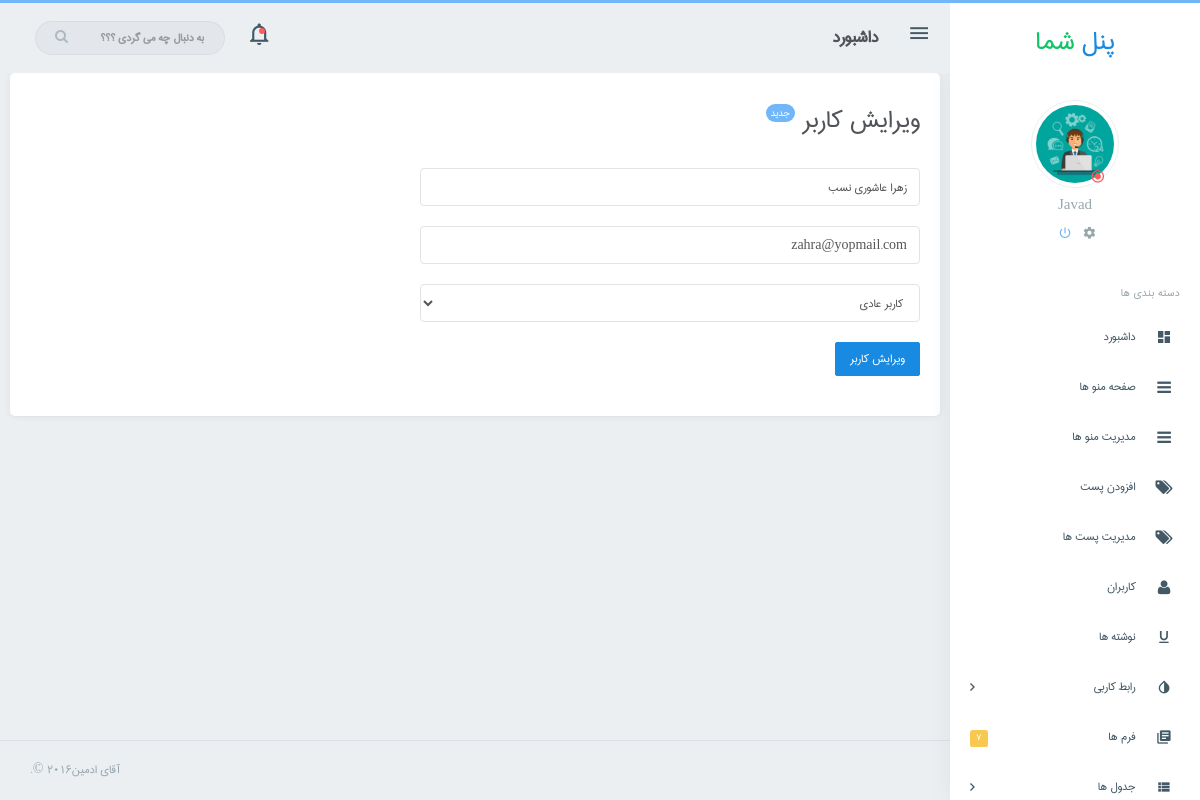
Page /admin/edituser.php?id=9 (signed in) on the committed database.
### tables this page shows
CREATE TABLE IF NOT EXISTS `users` (
  `id` int(11) NOT NULL AUTO_INCREMENT,
  `name` varchar(255) NOT NULL,
  `phone` varchar(255) NOT NULL,
  `email` varchar(255) NOT NULL,
  `username` varchar(255) NOT NULL,
  `password` varchar(255) NOT NULL,
  `address` varchar(255) NOT NULL,
  `activeCode` varchar(255) NOT NULL,
  `status` int(1) NOT NULL DEFAULT '0',
  `role` int(1) NOT NULL DEFAULT '0',
  PRIMARY KEY (`id`)
);

### admin/edituser.php (the view, shortened to what this page needs)
<?php
include "header2.php";
global $connection;
$result = $connection->prepare("SELECT * FROM users WHERE id=?");
$result->bindValue(1, $_GET['id']);
$result->execute();
$user = $result->fetchObject();
?>
<div>
<h2>ویرایش کاربر  <span class="badge bg-secondary">جدید</span></h2><br>
<form method="POST" action="" style="max-width: 500px;">
        <input type="text" name="name" class="form-control" value="<?= $user->name; ?>"><br>
        <input type="email" name="email" class="form-control" value="<?= $user->email; ?>"><br>
        <select name="role" class="form-control">
            <option value="0" <?php if( $user->role == 0 ) { ?> selected <?php } ?> >کاربر عادی</option>
        </select><br>
        <input type="submit" value="ویرایش کاربر" name="editUser" class="btn btn-primary" />
</form><br>
</div>
<?php include "footer.php"; ?>

### admin/header2.php (shortened to what this page needs)
<?php
    global $Conf;
    $email = $_SESSION['email'];
    $sqlQue = "SELECT * FROM users WHERE email='$email'";
    $check = mysqli_query($Conf, $sqlQue);
    $getData = mysqli_fetch_array($check);
?>
<!DOCTYPE html>
<html lang="fa-ir" dir="rtl">
    <head>
		<link rel="stylesheet" href="assets/plugins/morris/morris.css">
        <link href="assets/css/bootstrap-rtl.min.css" rel="stylesheet" type="text/css" />
        <link href="assets/css/core.css" rel="stylesheet" type="text/css" />
        <link href="assets/css/components.css" rel="stylesheet" type="text/css" />
        <link href="assets/css/icons.css" rel="stylesheet" type="text/css" />
        <link href="assets/css/pages.css" rel="stylesheet" type="text/css" />
        <link href="assets/css/menu.css" rel="stylesheet" type="text/css" />
        <link href="assets/css/responsive.css" rel="stylesheet" type="text/css" />
    </head>
    <body class="fixed-left">
        <div id="wrapper">
            <div class="topbar">
                <div class="topbar-left">
                    <a href="index.php" class="logo"><span>پنل <span>شما</span></span><i class="zmdi zmdi-layers"></i></a>
                </div>
                <div class="navbar navbar-default" role="navigation">
                    <div class="container">
                        <ul class="nav navbar-nav navbar-left">
                            <li>
                                <button class="button-menu-mobile open-left">
                                    <i class="zmdi zmdi-menu"></i>
                                </button>
                            </li>
                            <li>
                                <h4 class="page-title">داشبورد</h4>
                            </li>
                        </ul>
                        <ul class="nav navbar-nav navbar-right">
                            <li>
                                <div class="notification-box">
                                    <ul class="list-inline m-b-0">
                                        <li>
                                            <a href="javascript:void(0);" class="right-bar-toggle">
                                                <i class="zmdi zmdi-notifications-none"></i>
                                            </a>
                                            <div class="noti-dot">
                                                <span class="pulse"></span>
                                            </div>
                                        </li>
                                    </ul>
                                </div>
                            </li>
                            <li class="hidden-xs">
                                <form role="search" class="app-search">
                                    <input type="text" placeholder="به دنبال چه می گردی ؟؟؟"
                                           class="form-control">
                                    <a href=""><i class="fa fa-search"></i></a>
                                </form>
                            </li>
                        </ul>
                    </div>
                </div>
            </div>
            <div class="left side-menu">
                <div class="sidebar-inner slimscrollleft">
                    <div class="user-box">
                        <div class="user-img">
                            <img src="assets/images/admin2.jpg" alt="user-img" title="Mat Helme" class="img-circle img-thumbnail img-responsive">
                            <div class="user-status offline"><i class="zmdi zmdi-dot-circle"></i></div>
                        </div>
                        <h5><a href="#"><?php echo $getData['username']; ?></a> </h5>
                        <ul class="list-inline">
                            <li>
                                <a href="#" >
                                    <i class="zmdi zmdi-settings"></i>
                                </a>
                            </li>
                            <li>
                                <a href="#" class="text-custom">
                                    <i class="zmdi zmdi-power"></i>
                                </a>
                            </li>
                        </ul>
                    </div>
                    <div id="sidebar-menu">
                        <ul>
                        	<li class="text-muted menu-title">دسته بندی ها</li>
                            <li>
                                <a href="index.php" class="waves-effect "><i class="zmdi zmdi-view-dashboard"></i> <span> داشبورد </span> </a>
                            </li>
                            <li>
                                <a href="menu.php" class="waves-effect "><i class="fa fa-reorder"></i> <span> صفحه منو ها </span> </a>
                            </li>
                            <li>
                                <a href="menu-tab.php" class="waves-effect "><i class="fa fa-reorder"></i> <span> مدیریت منو ها </span> </a>
                            </li>
                            <li>
                                <a href="posts.php" class="waves-effect "><i class="fa fa-tags"></i> <span> افزودن پست </span> </a>
                            </li>
                            <li>
                                <a href="post-tab.php" class="waves-effect "><i class="fa fa-tags"></i> <span> مدیریت پست ها </span> </a>
                            </li>
                            <li>
                                <a href="users.php" class="waves-effect "><i class="fa fa-user"></i> <span> کاربران </span> </a>
                            </li>
                            <li>
                                <a href="typography.html" class="waves-effect"><i class="zmdi zmdi-format-underlined"></i> <span> نوشته ها </span> </a>
                            </li>
                            <li class="has_sub">
                                <a href="javascript:void(0);" class="waves-effect"><i class="zmdi zmdi-invert-colors"></i> <span> رابط کاربی </span> <span class="menu-arrow"></span></a>
                            </li>
                            <li class="has_sub">
                                <a href="javascript:void(0);" class="waves-effect"><i class="zmdi zmdi-collection-text"></i><span class="label label-warning pull-right">7</span><span> فرم ها </span> </a>
                            </li>
                            <li class="has_sub">
                                <a href="javascript:void(0);" class="waves-effect"><i class="zmdi zmdi-view-list"></i> <span> جدول ها </span> <span class="menu-arrow"></span></a>
                            </li>
                        </ul>
                    </div>
                </div>
            </div>
            <div class="content-page">
                <div class="content">
                    <div class="container">
                        <div class="row">
                            <div class="card-box">

### admin/assets/css/core.css (style rules this page uses)
html,body,div, span, applet, object, iframe, h1, h2, h3, h4, h5, h6, p, blockquote, pre, a, abbr, acronym, address, big, cite, code, del, dfn, em, img, ins, kbd, q, s, samp, small, strike, strong, sub, sup, tt, var, b, u, i, center, dl, dt, dd, ol, ul, li, fieldset, form, label, legend, table, caption, tbody, tfoot, thead, tr, th, td, article, aside, canvas, details, embed, figure, figcaption, footer, header, hgroup, menu, menu, output, ruby, section, summary, time, mark, audio, video { font-family: 'iran'; }
body { background: #ebeff2; font-family: 'iran', sans-serif; margin: 0; padding-bottom: 60px; overflow-x: hidden; color: #797979; }
html { position: relative; min-height: 100%; background: #ebeff2; }
h1, h2, h3, h4, h5, h6 { color: #505458; font-family: 'iran', sans-serif; margin: 10px 0; }
h2 { line-height: 35px; }
h4 { line-height: 22px; }
h5 { font-size: 15px; }
* { outline: none !important; }
.container { width: auto; }
#wrapper { height: 100%; overflow: hidden; width: 100%; }
.page-title { font-size: 20px; font-weight: 600; margin-bottom: 0px; margin-top: 0px; line-height: 70px; }
.m-b-0 { margin-bottom: 0 !important; }
.card-box { padding: 20px; box-shadow: 0 0px 8px 0 rgba(0, 0, 0, 0.06), 0 1px 0px 0 rgba(0, 0, 0, 0.02); -webkit-border-radius: 5px; border-radius: 5px; -moz-border-radius: 5px; background-clip: padding-box; margin-bottom: 20px; background-color: #ffffff; }
.row { margin-right: -10px; margin-left: -10px; }
.img-thumbnail { border: 1px solid #EBEFF2; }
.text-custom { color: #71b6f9 !important; }
.text-muted { color: #98a6ad !important; }
.form-control { background-color: #FFFFFF; border: 1px solid #E3E3E3; border-radius: 4px; color: #565656; padding: 7px 12px; height: 38px; max-width: 100%; -webkit-box-shadow: none; box-shadow: none; -webkit-transition: all 300ms linear; -moz-transition: all 300ms linear; -o-transition: all 300ms linear; -ms-transition: all 300ms linear; transition: all 300ms linear; }
.label { font-weight: 500; letter-spacing: 0.05em; padding: .3em .6em .3em; }
.label-warning { background-color: #f9c851; }
.badge { text-transform: uppercase; font-weight: 500; padding: 3px 5px; font-size: 12px; margin-top: 1px; background-color: #71b6f9; }
.waves-effect { position: relative; cursor: pointer; display: inline-block; overflow: hidden; -webkit-user-select: none; -moz-user-select: none; -ms-user-select: none; user-select: none; -webkit-tap-highlight-color: transparent; vertical-align: middle; z-index: 1; will-change: opacity, transform; -webkit-transition: all 0.3s ease-out; -moz-transition: all 0.3s ease-out; -o-transition: all 0.3s ease-out; -ms-transition: all 0.3s ease-out; transition: all 0.3s ease-out; }
.pull-right, .navbar-right { float: left !important; }
.pull-left, .navbar-left { float: right !important; }

### admin/assets/css/components.css (style rules this page uses)
.btn { border-radius: 2px; padding: 6px 14px; }
.btn-custom, .btn-primary, .btn-success, .btn-info, .btn-warning, .btn-danger, .btn-inverse, .btn-purple, .btn-pink { color: #ffffff !important; }
.btn-primary { background-color: #188ae2 !important; border: 1px solid #188ae2 !important; }

### rows in the picture
users: username "Javad"
users: name "زهرا عاشوری نسب", email "zahra@yopmail.com", role "کاربر عادی"
